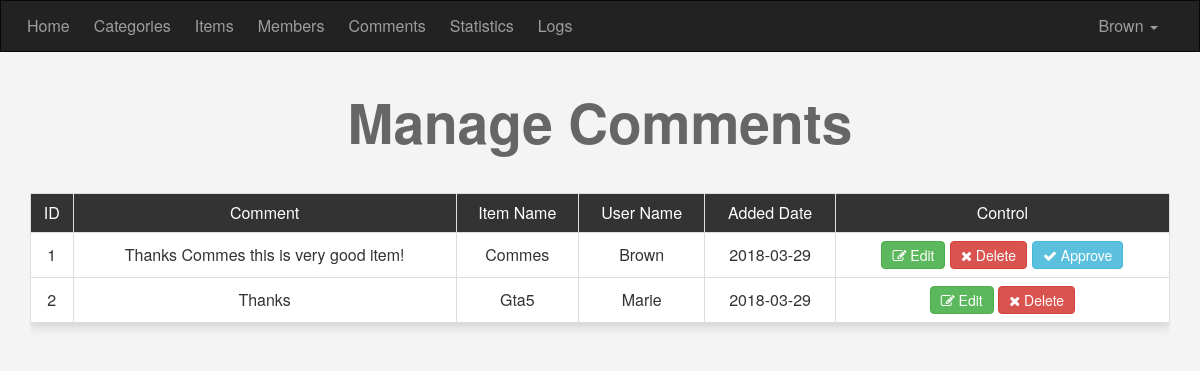
Page /Ecommerce/admin/comments.php (signed in) on the committed database.
### tables this page shows
CREATE TABLE `comments` (
  `c_id` int(11) NOT NULL,
  `comment` text NOT NULL,
  `status` tinyint(4) NOT NULL,
  `comment_date` date NOT NULL,
  `item_id` int(11) NOT NULL,
  `user_id` int(11) NOT NULL
);

CREATE TABLE `items` (
  `Item_ID` int(11) NOT NULL,
  `Name` varchar(255) NOT NULL,
  `Description` text NOT NULL,
  `Price` varchar(255) NOT NULL,
  `Add_Date` date NOT NULL,
  `Country_Made` varchar(255) NOT NULL,
  `Image` varchar(255) DEFAULT NULL,
  `Status` varchar(255) NOT NULL,
  `Rating` smallint(6) DEFAULT NULL,
  `Approve` tinyint(4) NOT NULL DEFAULT 0,
  `Cat_ID` int(11) DEFAULT NULL,
  `Member_ID` int(11) DEFAULT NULL
);

CREATE TABLE `users` (
  `UserID` int(11) NOT NULL COMMENT 'To identify User',
  `Username` varchar(255) NOT NULL COMMENT 'Username To Login',
  `Password` varchar(255) NOT NULL COMMENT 'Password To Login',
  `Email` varchar(255) NOT NULL,
  `FullName` varchar(255) NOT NULL,
  `GroupID` int(11) NOT NULL DEFAULT 0 COMMENT 'Identify User Group',
  `TrustStatus` int(11) NOT NULL DEFAULT 0 COMMENT 'Seller Rank',
  `RegStatus` int(11) NOT NULL DEFAULT 0 COMMENT 'User Approval',
  `Date` date NOT NULL
);

### Ecommerce/admin/comments.php (the view, shortened to what this page needs)
<?php
if(isset($_SESSION['Username'])){
      include 'init.php';
      $do = isset($_GET['do']) ? $_GET['do'] : 'Manage';
      if($do == 'Manage'){
 $stmt = $con->prepare("SELECT
                           comments.*, items.Name AS Item_Name, users.Username AS Member
                        FROM
                           comments
                        INNER JOIN
                           items
                        ON
                           items.Item_ID = comments.item_id
                        INNER JOIN
                           users
                        ON
                           users.UserID = comments.user_id");
         $stmt->execute();
         $rows = $stmt->fetchAll();
       ?>
         <h1 class="text-center">Manage Comments</h1>
         <div class="container">
            <div class="table-responsive">
               <table class="main-table text-center table table-bordered">
                  <tr>
                     <td>ID</td>
                     <td>Comment</td>
                     <td>Item Name</td>
                     <td>User Name</td>
                     <td>Added Date</td>
                     <td>Control</td>
                  </tr>
                  <?php
                     foreach ($rows as $row){
                        echo "<tr>";
                           echo "<td>" . $row['c_id'] . "</td>";
                           echo "<td>" . $row['comment'] . "</td>";
                           echo "<td>" . $row['Item_Name'] . "</td>";
                           echo "<td>" . $row['Member'] . "</td>";
                           echo "<td>" . $row['comment_date'] . "</td>";
                           echo "<td>
                                  <a href='comments.php?do=Edit&comid=". $row['c_id'] ."' class='btn btn-success'><i class='fa fa-edit'></i> Edit</a>
                                  <a href='comments.php?do=Delete&comid=". $row['c_id'] ."' class='btn btn-danger confirm'><i class='fa fa-close'></i>   Delete</a>";
                                    if($row['status'] == 0){
                                      echo "<a href='comments.php?do=Approve&comid=". $row['c_id'] ."' class='btn btn-info  activate'><i class='fa fa-check'></i> Approve</a>";
                                    }
                                 echo "</td>";
                        echo "</tr>";
                     }
                  ?>
               </table>
             </div>
         </div>
     <?php
     }
   include $tpl. 'footer.php';
}else{
	header('Location: index.php');
	exit();
}

### Ecommerce/admin/layout/css/backend.css (style rules this page uses)
body { background-color: #F4F4F4; font-size: 16px; }
h1 { font-size: 55px; margin: 40px 0; font-weight: bold; color: #666; }
.main-table { -webkit-box-shadow: 0 3px 10px #ccc; -moz-box-shadow: 0 3px 10px #ccc; box-shadow: 0 3px 10px #ccc; }
.main-table td { background-color: #fff; vertical-align: middle!important; }
.main-table tr:first-child td { background-color: #333; color: #fff; text-align: center; }
.main-table .btn { padding: 3px 10px; }
.activate { margin-left: 5px; }

### rows in the picture
comments: c_id "1", comment "Thanks Commes this is very good item!", item.Name "Commes", user.Username "Brown", comment_date "2018-03-29"
comments: c_id "2", comment "Thanks", item.Name "Gta5", user.Username "Marie", comment_date "2018-03-29"

### other values in the picture
lang('HOME_ADMIN') "Home"
lang('CATEGORIES') "Categories"
lang('ITEMS') "Items"
lang('MEMBERS') "Members"
lang('COMMENTS') "Comments"
lang('STATISTICS') "Statistics"
lang('LOGS') "Logs"
$_SESSION['Username'] "Brown"
